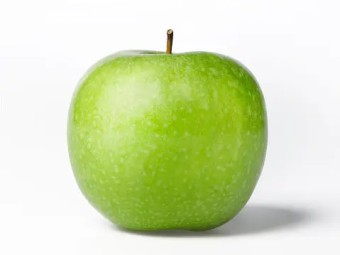
#> input picture apple.jpg, 340 x 255 px, found by its file name
$ jupyter execute --allow-errors Untitled-1.ipynb
#> lines starting #> are read from the running program, lines starting #| are printed output that depends on the picture
[cell 1]
import cv2

def image_RSW():
    fname = "C://Users//user//python//apple.jpg"

    orginal = cv2.imread(fname, cv2.IMREAD_COLOR)
#> orginal is the input picture: shape (255, 340, 3); mean B, G, R 180.9, 223.9, 211.5
    cv2.imshow('JetsonNano_Original',orginal)


    gray = cv2.imread(fname, cv2.IMREAD_GRAYSCALE)
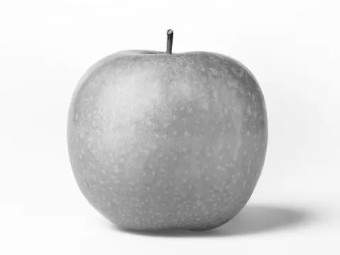
#> gray: shape (255, 340); min 21, max 255, mean 215.3
    cv2.imshow('JetsonNano_Gray',gray)


    unchange = cv2.imread(fname, cv2.IMREAD_UNCHANGED)
    cv2.imshow('JetsonNano_Unchange',unchange)

    cv2.imshow('GrayImage.png',gray)

    cv2.waitKey(0)
    cv2.destoryAllWindows()

#> (a cell that did not finish here is left out)

[cell 3]
from matplotlib import pyplot as plt

def matplolib():
    img = cv2.imread("C://Users//user//python//apple.jpg", cv2.IMREAD_COLOR)

    fig = plt.figure()
    # fig.canvas.set_window_title('JetsonNano_Matplot')
    plt.imshow(img)
    plt.xticks([])
    plt.yticks([])
    plt.show()

    fig = plt.figure()
    # fig.canvas.set_window_title('JetsonNano_Matplot')
    b,g,r = cv2.split(img)
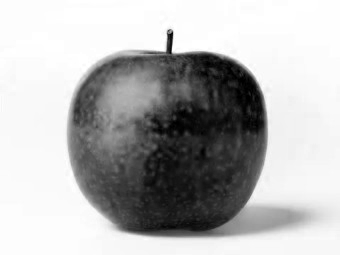
#> b: shape (255, 340); min 0, max 255, mean 180.9
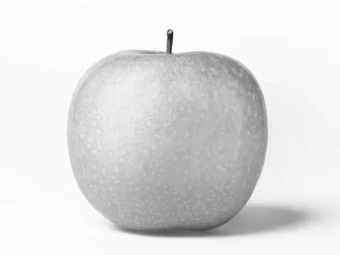
#> g: shape (255, 340); min 18, max 255, mean 223.9
    img2 = cv2.merge([r,g,b])
    plt.imshow(img2)
    plt.xticks([])
    plt.yticks([])
    plt.show()
